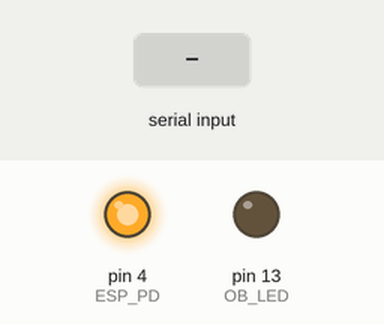
Recording of a sketch running on a simulated Arduino Uno, built with avr-gcc and run on an emulated ATmega328P. On the bench: output pins drawn as LEDs (lit = HIGH). The test bench sets the inputs (shaded band). What the sketch prints to the serial monitor is not drawn.

Above: at 1.2 s.
1.3 s: "ESP_RESET\n" received over Serial
2.8 s: byte 10 ('\n') received over Serial
4.3 s: "ESP_PD\n" received over Serial
5.8 s: " \n" received over Serial
Timing chart, 0 to 8.3 s (numbered marks = the images above; inputs shaded):
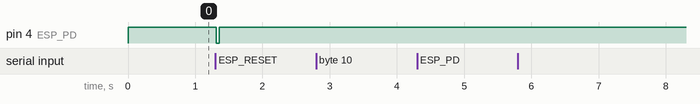

The sketch:

ESP_Test.ino
```cpp
#include <SoftwareSerial.h>

#define OB_LED 13  // Arduino onboard LED
#define ESP_PD 4  // ESP power down pin
#define ESP_SS_RX 6  // ESP software serial RX
#define ESP_SS_TX 3  // ESP software serial TX

String arduinoSerialContent = "";
String espSerialContent = "";

bool isEspReady = false;

SoftwareSerial ESPSerial(ESP_SS_RX, ESP_SS_TX);  // ESP Serial

void setup() {
  Serial.begin(9600);
  ESPSerial.begin(9600);

  pinMode(OB_LED, OUTPUT);
  pinMode(ESP_PD, OUTPUT);

  digitalWrite(ESP_PD, HIGH);  // Enable ESP (PD active high)

  Serial.println("ARDUINO_OK");
}

void loop() {
  arduinoSerial();
  espSerial();
}


// Reset ESP by cycling PD pin
void cmd_ESP_RESET(String args) {
  digitalWrite(ESP_PD, LOW);
  delay(50);
  digitalWrite(ESP_PD, HIGH);
  isEspReady = false;
}

void cmd_ESP_PD(String args) {
  if (args == "0") {
    digitalWrite(ESP_PD, LOW);
  }
  else if (args == "1") {
    digitalWrite(ESP_PD, HIGH);
  }
  else {
    Serial.println("INVALID_ARGS");
  }
}


// Parse Arduino serial commands
void arduinoParseCommands(String cmd, String args) {
  if (cmd == "ESP_RESET") {
    cmd_ESP_RESET(args);
  }
  else if (cmd == "ESP_PD") {
    cmd_ESP_PD(args);
  }
  else {
    Serial.print("INVALID_CMD");
  }
}

// Handle Arduino serial communication
void arduinoSerial() {
  char character;

  while(Serial.available()) {  // Concat serial characters
    character = Serial.read();
    arduinoSerialContent.concat(character);
  }

  if (arduinoSerialContent != "" && character == '\n') {
    // Remove newline character
    arduinoSerialContent = arduinoSerialContent.substring(0, arduinoSerialContent.length() - 1);

    // Echo serial content
    Serial.println("> " + arduinoSerialContent);

    // Split content into command and arguments
    String cmd;
    String args;
    if (arduinoSerialContent.indexOf(" ") >= 1) {
      cmd = arduinoSerialContent.substring(0, arduinoSerialContent.indexOf(" "));
      args = arduinoSerialContent.substring(arduinoSerialContent.indexOf(" ") + 1, arduinoSerialContent.length());
    }
    else {
      cmd = arduinoSerialContent;
    }

    arduinoParseCommands(cmd, args);
    arduinoSerialContent = "";
  }
}

// Parse ESP serial commands
void espParseCommands(String cmd) {
  if (cmd == "NODEMCU_READY") {
    Serial.println("ESP8288_OK");
    isEspReady = true;
  }
  else if (cmd == "AP_ACTIVE") {
    Serial.println("ESP8266_AP_ACTIVE");
  }
  else if (cmd.indexOf("AP_IP=") > -1) {
    String apIP = cmd.substring(cmd.indexOf("AP_IP=")+6, cmd.length());
    Serial.println("ESP8266_AP_IP=" + apIP);
  }
  else if (cmd == "WIFI_CONNECTING") {
    Serial.println("ESP8266_WIFI_CONNECTING");
  }
  else if (cmd == "WIFI_CONNECTED") {
    Serial.println("ESP8266_WIFI_CONNECTED");
  }
  else if (cmd.indexOf("WIFI_IP=") > -1) {
    String wifiIP = cmd.substring(cmd.indexOf("WIFI_IP=")+8, cmd.length());
    Serial.println("ESP8266_WIFI_IP=" + wifiIP);
  }
  else if (cmd == "TCP_LISTENING") {
    Serial.println("ESP8266_TCP_LISTENING");
  }
  else if (cmd.indexOf("TCP_PEER=") > -1) {
    String peerIP = cmd.substring(cmd.indexOf("TCP_PEER=")+9, cmd.length());
    Serial.println("ESP8266_PEER_IP=" + peerIP);
  }
}

// Handle ESP serial communication
void espSerial() {
  char character;

  while (ESPSerial.available()) {  // Concat serial characters
    character = ESPSerial.read();
    espSerialContent.concat(character);
  }

  if (espSerialContent != "" && character == '\n') {
    // Remove newline character
    espSerialContent = espSerialContent.substring(0, espSerialContent.length() - 2);

    espParseCommands(espSerialContent);
    espSerialContent = "";
  }
}
```

Measured:
- after the input at 1.3 s, pin 4 (ESP_PD): HIGH → LOW at once, → HIGH 0.05 s later
- after the input at 2.8 s, every drawn part: stays the same
- after the input at 4.3 s, every drawn part: stays the same
- after the input at 5.8 s, every drawn part: stays the same
